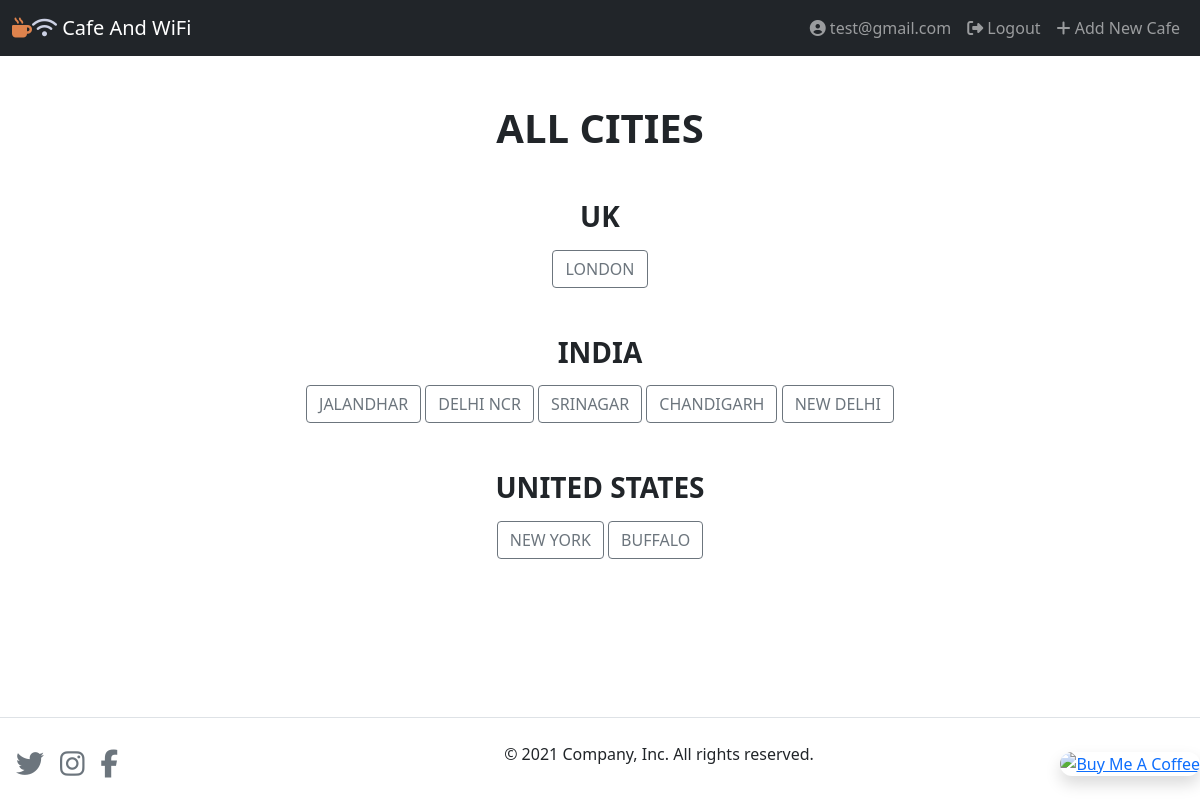
The page / (signed in) on the database its author committed.
### main.py (models this page shows)
class User(UserMixin, db.Model):
    __tablename__ = "users"
    id = db.Column(db.Integer, primary_key=True)
    email = db.Column(db.String(100), unique=True)
    password = db.Column(db.String(100))
    name = db.Column(db.String(100))
    cafes = relationship("Cafe", back_populates="author")

class Cafe(db.Model):
    __tablename__ = "cafe"
    id = db.Column(db.Integer, primary_key=True)
    name = db.Column(db.String(250), nullable=False)
    map_url = db.Column(db.String(500), nullable=False)
    img_url = db.Column(db.String(500), nullable=False)
    location = db.Column(db.String(250), nullable=False)
    has_sockets = db.Column(db.Boolean, nullable=False)
    has_toilet = db.Column(db.Boolean, nullable=False)
    has_wifi = db.Column(db.Boolean, nullable=False)
    can_take_calls = db.Column(db.Boolean, nullable=False)
    seats = db.Column(db.String(250))
    coffee_price = db.Column(db.String(250))
    city = db.Column(db.String(250), nullable=False)
    country = db.Column(db.String(250), nullable=False)
    author = relationship("User", back_populates="cafes")
    author_id = db.Column(db.Integer, db.ForeignKey("users.id"))
    lat = db.Column(db.Float)
    long = db.Column(db.Float)

### main.py (the view)
@app.route("/")
def home():
    loginForm = LoginForm()
    registrationForm = RegisterForm()
    cafes = Cafe.query.all()
    locations = {}
    for cafe in cafes:
        if not cafe.country in locations.keys():
            locations[cafe.country] = []
        if not cafe.city in locations[cafe.country]:
            locations[cafe.country].append(cafe.city)
    print(locations)
    return render_template("cities-list.html", loginForm=loginForm, registrationForm=registrationForm,
                           locations=locations)

### main.py (called while the page is built)
@login_manager.user_loader
def load_user(user_id):
    return User.query.get(int(user_id))

### templates/cities-list.html (shortened to what this page needs)
{% extends "base.html" %}
{% block content %}
<div class="container-fluid mb-5 main-cities text-uppercase">
  <h1 class="my-5 fw-bolder">All Cities</h1>
  {%for country, cities in locations.items() :%}
  <div class="country-name my-3 ">
    <h3 class="fw-bold">{{country}}</h3>
  </div>
  <div class="cities-name mb-5">
    {%for city in cities%}
    <a role="button" href={{url_for("city",city_name=city)}} class="btn btn-outline-secondary" name="button">{{city}}</a>
    {%endfor%}
  </div>
  {%endfor%}
</div>
{% endblock %}

### templates/base.html (shortened to what this page needs)
{% extends "my-bootstrap.html" %}
{% block navbar %}
<nav class="navbar navbar-expand-lg navbar-dark bg-dark">
  <div class="container-fluid">
    <a class="navbar-brand" href={{url_for("home")}}>
      <i class="fas fa-mug-hot"><i class="fas fa-wifi"></i></i> Cafe And WiFi
    <div class="collapse navbar-collapse me-auto" id="navbarSupportedContent">
      <ul class="navbar-nav mb-2 mb-lg-0 ms-auto">
        {%if not current_user.is_authenticated: %}
        <li class="nav-item">
          <a class="nav-link" href="#" data-bs-toggle="modal" data-bs-target="#registrationModal"><i class="fas fa-file-invoice"></i> Register</a>
        </li>
        <li class="nav-item">
          <a class="nav-link" href="#" data-bs-toggle="modal" data-bs-target="#loginModal"><i class="fas fa-sign-in-alt"></i> Login</a>
        </li>
        {% else: %}
        <li class="nav-item">
          <a class="nav-link" href="#" data-bs-toggle="modal"><i class="fas fa-user-circle"></i> {{current_user.email}}</a>
        </li>
        <li class="nav-item">
          <a class="nav-link" href="{{url_for('logout')}}"><i class="fas fa-sign-out-alt"></i> Logout</a>
        </li>
        {% endif %}
        <li class="nav-item">
          <a class="nav-link" href="{{url_for('add_cafe')}}"><i class="fa fa-plus"></i> Add New Cafe </a>
        </li>
      </ul>
    </div>
  </div>
</nav>
{% endblock %}
{% block footer %}
<div id="coffee-button" class=" my-4 ">
  <a class="float-end " href="https://www.buymeacoffee.com/todo" target="_blank" i><img class="shadow rounded-pill" src="https://cdn.buymeacoffee.com/buttons/v2/default-yellow.png" alt="Buy Me A Coffee"
      style="height: 60px !important;width: 217px !important;"></a>
</div>
<div id="footer">
  <div class="d-flex nav justify-content-between pt-4 mt-4 border-top ">
    <ul class="list-unstyled d-flex fs-3">
      <li class="ms-3"><a class="text-muted" href="https://www.twitter.com" target="_blank"><i class="fab fa-twitter"></i></a></li>
      <li class="ms-3"><a class="text-muted" href="https://www.instagram.com/pyrevworld/" target="_blank"><i class="fab fa-instagram"></i></a></li>
      <li class="ms-3"><a class="text-muted" href="https://www.facebook.com" target="_blank"><i class="fab fa-facebook-f"></i></a></li>
    </ul>
    <p>&copy; 2021 Company, Inc. All rights reserved.</p>
  </div>
</div>
{% endblock %}
{% block styles %}
{{super()}}
<link rel="stylesheet" href="{{url_for('.static', filename='mystyle.css')}}">
{% endblock %}

### static/mystyle.css (style rules this page uses)
body { min-height: 100vh; position: relative; padding-bottom: 50px; }
#footer { position: absolute; width: 100%; bottom: 0; }
.navbar .fa-mug-hot { color: #DE834D; }
.navbar .fa-wifi { color: #CCD1E4; }
#coffee-button { position: fixed; right: 0; bottom: 0; z-index: 1030; }
.main-cities { text-align: center; }

### rows shown on the page
User: email "test@gmail.com"
Cafe: country "UK", city "LONDON"
Cafe: country "INDIA", city "JALANDHAR"
Cafe: city "DELHI NCR"
Cafe: city "SRINAGAR"
Cafe: city "CHANDIGARH"
Cafe: city "NEW DELHI"
Cafe: country "UNITED STATES", city "NEW YORK"
Cafe: city "BUFFALO"
